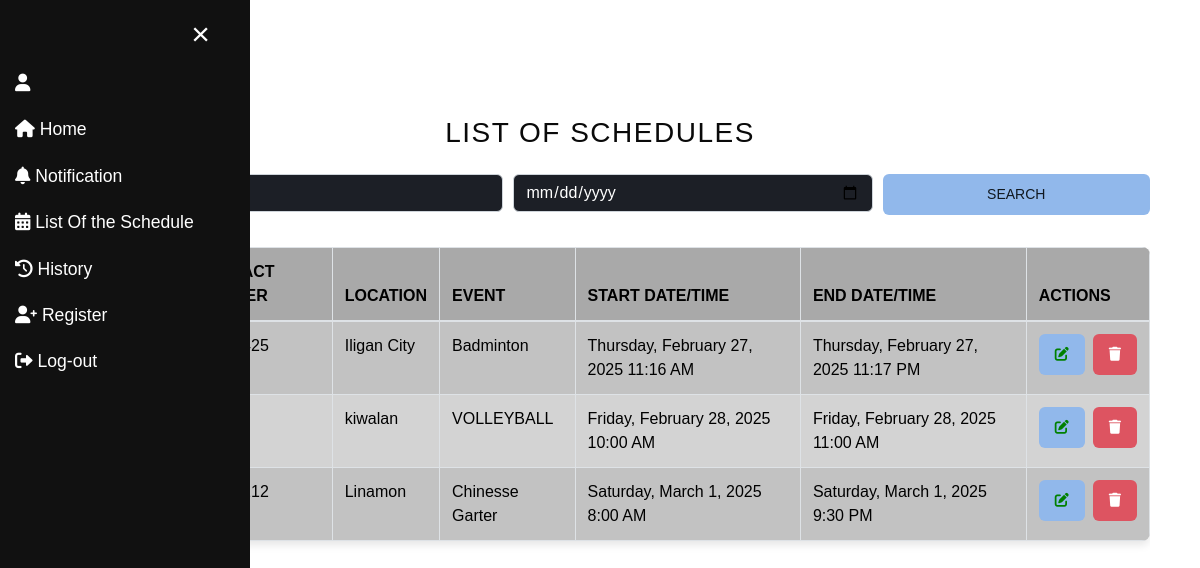
Page /schedule.php on the committed database.
### tables this page shows
CREATE TABLE `Schedule` (
  `ScheduleID` bigint(20) NOT NULL AUTO_INCREMENT,
  `start_date_time` datetime NOT NULL,
  `end_date_time` datetime NOT NULL,
  `date_schedule` datetime NOT NULL,
  `EventID` bigint(20) NOT NULL,
  `StatusID` bigint(20) NOT NULL,
  PRIMARY KEY (`ScheduleID`),
  KEY `Events_Schedule` (`EventID`),
  KEY `Updated_Status_Schedule` (`StatusID`),
  CONSTRAINT `Events_Schedule` FOREIGN KEY (`EventID`) REFERENCES `Events` (`EventID`),
  CONSTRAINT `Updated_Status_Schedule` FOREIGN KEY (`StatusID`) REFERENCES `Updated_Status` (`StatusID`)
);

CREATE TABLE `Clients` (
  `ClientID` bigint(20) NOT NULL AUTO_INCREMENT,
  `clients_name` text NOT NULL,
  `contact_number` bigint(20) NOT NULL,
  `location` varchar(100) NOT NULL,
  `ID` bigint(20) NOT NULL,
  PRIMARY KEY (`ClientID`),
  KEY `users_Clients` (`ID`),
  CONSTRAINT `users_Clients` FOREIGN KEY (`ID`) REFERENCES `users` (`ID`)
);

CREATE TABLE `Events` (
  `EventID` bigint(20) NOT NULL AUTO_INCREMENT,
  `Events_name` text NOT NULL,
  `ClientID` bigint(20) NOT NULL,
  PRIMARY KEY (`EventID`),
  KEY `Clients_Events` (`ClientID`),
  CONSTRAINT `Clients_Events` FOREIGN KEY (`ClientID`) REFERENCES `Clients` (`ClientID`)
);

### htdocs/schedule.php (the view, shortened to what this page needs)
<?php
include 'navigation.php';
$searchTerm = isset($_GET['search']) ? $conn->real_escape_string($_GET['search']) : '';
$searchDate = isset($_GET['searchDate']) ? $conn->real_escape_string($_GET['searchDate']) : '';
$query = "SELECT s.ScheduleID, s.start_date_time, s.end_date_time, e.Events_name, c.clients_name, c.contact_number, c.location
          FROM Schedule s
          JOIN Events e ON s.EventID = e.EventID
          JOIN Clients c ON e.ClientID = c.ClientID";
$query .= " ORDER BY s.start_date_time ASC";
$result = $conn->query($query);
?>
<!DOCTYPE html>
<html lang="en">
<head>
</head>
<body>
<div class="container mt-4">
    <center><h2 class="mb-4">List of Schedules</h2></center>
    <form method="get" action="schedule.php" class="mb-4">
        <div class="form-row">
            <div class="col-md-5 mb-2">
                <input type="text" name="search" class="form-control" placeholder="Search by text..." value="<?php echo htmlspecialchars($searchTerm); ?>">
            </div>
            <div class="col-md-4 mb-2">
                <input type="date" name="searchDate" class="form-control" value="<?php echo htmlspecialchars($searchDate); ?>">
            </div>
            <div class="col-md-3 mb-2">
                <button type="submit" class="btn btn-primary btn-block">Search</button>
            </div>
        </div>
    </form>
    <div class="table-responsive">
        <table class="table table-bordered table-striped">
            <thead>
                <tr>
                    <th>Client Name</th>
                    <th>Contact Number</th>
                    <th>Location</th>
                    <th>Event</th>
                    <th>Start Date/Time</th>
                    <th>End Date/Time</th>
                    <th>Actions</th>
                </tr>
            </thead>
            <tbody>
                <?php if($result->num_rows > 0): ?>
                    <?php while($row = $result->fetch_assoc()):
                          $startFormatted = date("l, F j, Y g:i A", strtotime($row['start_date_time']));
                          $endFormatted   = date("l, F j, Y g:i A", strtotime($row['end_date_time']));
                    ?>
                        <tr>
                            <td><?php echo htmlspecialchars($row['clients_name']); ?></td>
                            <td><?php echo htmlspecialchars($row['contact_number']); ?></td>
                            <td><?php echo htmlspecialchars($row['location']); ?></td>
                            <td><?php echo htmlspecialchars($row['Events_name']); ?></td>
                            <td><?php echo $startFormatted; ?></td>
                            <td><?php echo $endFormatted; ?></td>
                            <td>
                                <div class="d-flex justify-content-center align-items-center">
                                    <a href="edit.php?ScheduleID=<?php echo $row['ScheduleID']; ?>" class="btn btn-sm btn-primary mr-2">
                                        <i class="fas fa-edit" style="color: green;"></i>
                                    </a>
                                    <a href="schedule_delete.php?ScheduleID=<?php echo $row['ScheduleID']; ?>" onclick="return confirm('Are you sure you want to delete this schedule?');" class="btn btn-sm btn-danger">
                                        <i class="fas fa-trash"></i>
                                    </a>
                                </div>
                            </td>
                        </tr>
                    <?php endwhile; ?>
                <?php else: ?>
                    <tr>
                        <td colspan="8" class="text-center">No result can be found</td>
                    </tr>
                <?php endif; ?>
            </tbody>
        </table>
    </div>
</div>
</body>
</html>

### htdocs/navigation.php (style rules this page uses)
.container { transition: margin-left 0.5s, width 0.5s; margin-left: 0; width: 100%; }

### rows in the picture
schedule: clients.location "Iligan City", EventID.Events_name "Badminton", start_date_time "Thursday, February 27, 2025 11:16 AM", end_date_time "Thursday, February 27, 2025 11:17 PM"
schedule: clients.location "kiwalan", EventID.Events_name "VOLLEYBALL", start_date_time "Friday, February 28, 2025 10:00 AM", end_date_time "Friday, February 28, 2025 11:00 AM"
schedule: clients.location "Linamon", EventID.Events_name "Chinesse Garter", start_date_time "Saturday, March 1, 2025 8:00 AM", end_date_time "Saturday, March 1, 2025 9:30 PM"
